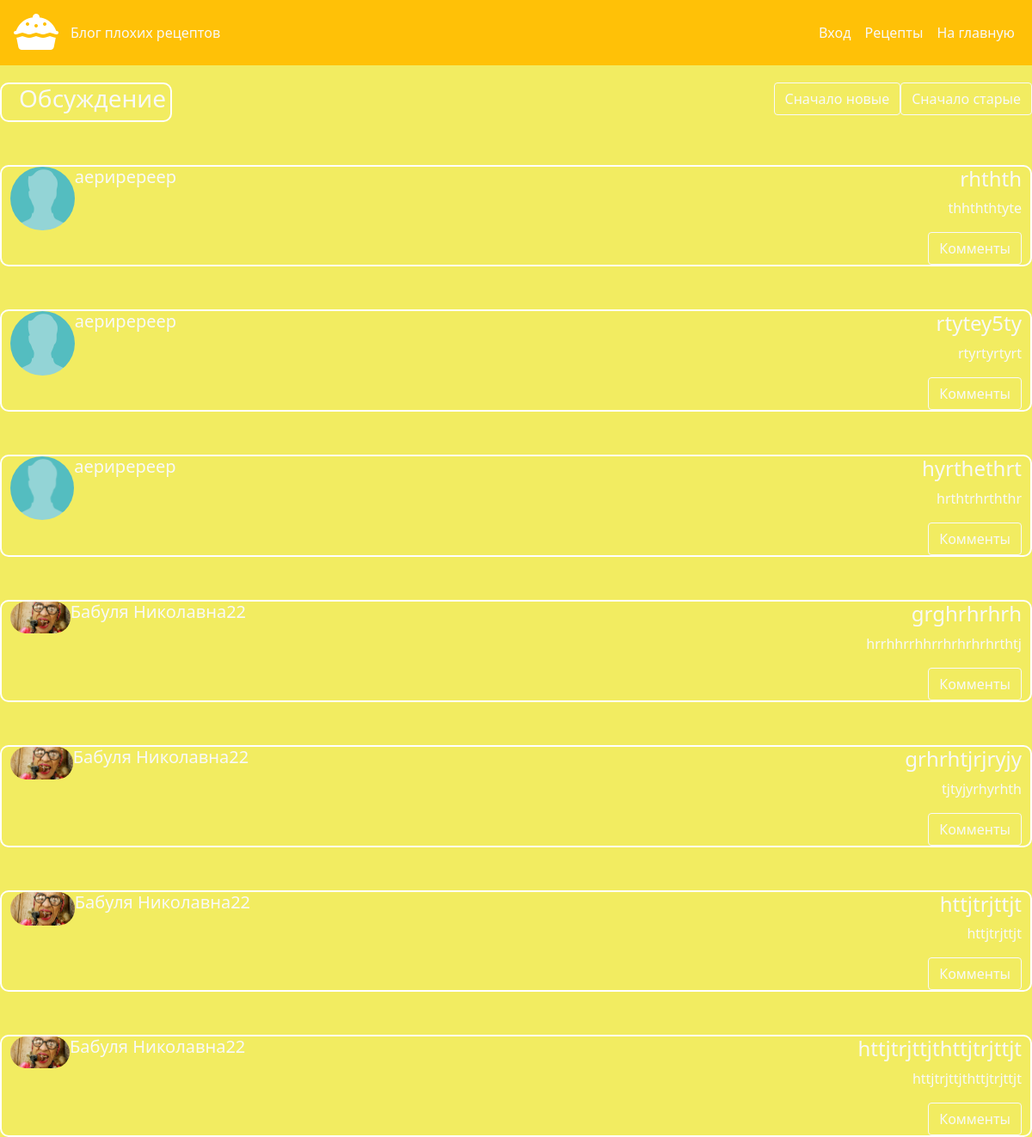
/argue.php, run on an earlier commit of the app's database.
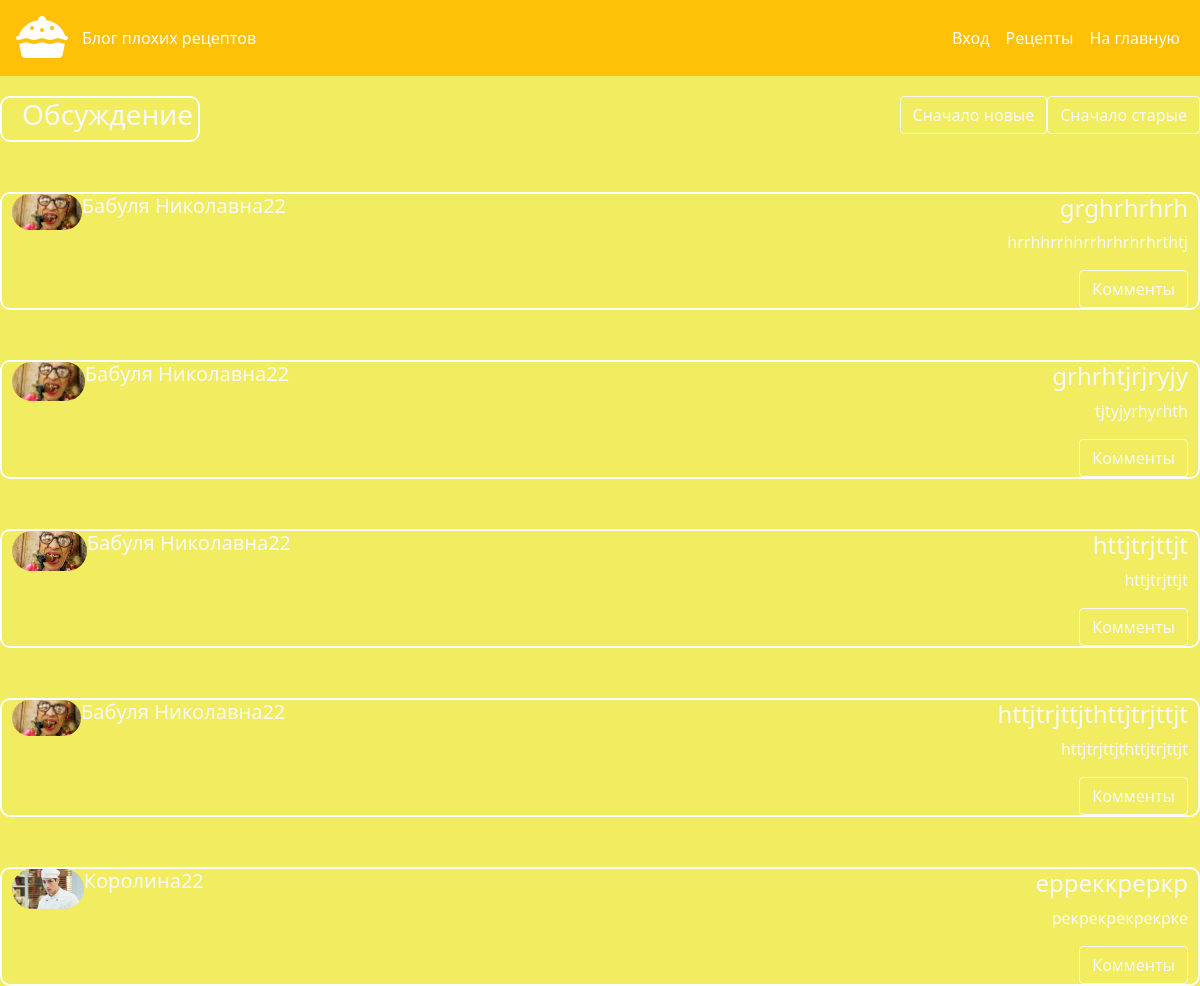
And on a later commit of the database.
### tables this page shows
CREATE TABLE `argue` (
  `id` int(11) NOT NULL,
  `oglavlenie` varchar(32) NOT NULL,
  `poema` text NOT NULL,
  `datee` date DEFAULT NULL,
  `user_id_arg` int(11) DEFAULT NULL
);

CREATE TABLE `users` (
  `id` int(11) NOT NULL,
  `login` varchar(32) NOT NULL,
  `password` varchar(250) NOT NULL,
  `email` varchar(16) DEFAULT NULL,
  `age` int(11) DEFAULT 18,
  `photoshop` varchar(1000) NOT NULL DEFAULT 'dummy-profile-image-male.jpg'
);

### argue.php (the view, shortened to what the changed rows need)
<?php
$host="localhost";
$user="root";
$pass="";
$bd="htth";
$link=mysqli_connect($host, $user, $pass, $bd );
mysqli_query($link,"SET NAMES 'utf8'");
$res22="";
if(!isset($_POST['upload'])){
  $query = "SELECT * FROM argue";
  $result = mysqli_query($link, $query) or die(mysqli_error($link));
  for ($data = []; $row = mysqli_fetch_assoc($result); $data[] = $row);
}else{
  $query = "SELECT * FROM argue ORDER BY datee DESC";
  $result = mysqli_query($link, $query) or die(mysqli_error($link));
  for ($data = []; $row = mysqli_fetch_assoc($result); $data[] = $row);
}
if($_SESSION["auth"] == true){?>
<!DOCTYPE html>
<html lang="en">
<head>
  <meta charset="UTF-8">
  <meta name="viewport" content="width=device-width, initial-scale=1.0">
  <title>Document</title>
  <link href="https://cdn.jsdelivr.net/npm/bootstrap@5.0.2/dist/css/bootstrap.min.css" rel="stylesheet">
  <link rel="stylesheet" href="style.css">
</head>
<body>
    <div class="basa">
        <nav class="navbar navbar-expand-lg navbar-light bg-warning">
            <div class="container-fluid">
              <img src="img/pie.png" class="picsa"><span class="text-light">Блог плохих рецептов</span>
              <button class="navbar-toggler" type="button" data-bs-toggle="collapse" data-bs-target="#navbarNav" aria-controls="navbarNav" aria-expanded="false" aria-label="Toggle navigation">
                <span class="navbar-toggler-icon"></span>
              </button>
              <div class="collapse navbar-collapse" id="navbarNav">
                <ul class="navbar-nav">
                  <li class="nav-item">
                    <a class="nav-link active text-light" aria-current="page" href="./profile.php">Профиль</a>
                  </li>
                  <li class="nav-item ">
                    <a class="nav-link text-light" href="./dishes.php">Рецепты</a>
                  </li>
                  <li class="nav-item ">
                    <a class="nav-link text-light" href="./kyrsov.php">На главную</a>
                  </li>
                </ul>
              </div>
            </div>
          </nav>
        <div class="recept">
            <div class="col-2" id="zagalovok2">
                <h3 class="text-light">Обсуждение</h3>
            </div>
            <div class="btn-group">
            <form action='' method="POST" >
                <button type="submit" class="btn btn-outline-light" name="upload">Сначало новые</button>
              </form>
              <form action='' method="POST" class="ponos228" >
                <button type="submit" class="btn btn-outline-light" name="upload2">Сначало старые</button>
              </form>
            </div>
        </div>
        <?php foreach($data as $elem){?>
          <div class="content">
            <div class="sami_recepty">
                <div class="pictures">
                    <div class="fotocki">
                    <?php
                        $popa= $elem["user_id_arg"];
                        $query = "SELECT * FROM users WHERE id=$popa";
                        $res = mysqli_query($link, $query) or die(mysqli_error($link));
                        $user = mysqli_fetch_assoc($res);
                        ?>
                        <img src='image/<?=$user['photoshop'] ?>' class="ludy">
                        <h5 class="text-light"><?=$user['login']?></h5>
                    </div>
                </div>
                <div class="description">
                    <h4 class="text-light"><?=$elem['oglavlenie']?></h4>
                    <p class="text-light"><?=$elem['poema']?></p>
                    <?php $res22.='<a class="btn btn-outline-light" href=./argue_exstra.php?id='.$elem['id'].' role="button"> Комменты</a>';
                    echo $res22;
                    $res22=""; ?>
                </div>
            </div>
        </div>
      <?php } ?>
    </div>
  <script src="https://cdn.jsdelivr.net/npm/bootstrap@5.0.2/dist/js/bootstrap.bundle.min.js"></script>
</body>
</html>
<?php }else{ ?>
  <!DOCTYPE html>
<html lang="en">
<head>
  <link href="https://cdn.jsdelivr.net/npm/bootstrap@5.0.2/dist/css/bootstrap.min.css" rel="stylesheet">
  <link rel="stylesheet" href="style.css">
</head>
<body>
    <div class="basa">
        <?php foreach($data as $elem){?>
          <div class="content">
            <div class="sami_recepty">
                <div class="pictures">
                    <div class="fotocki">
                    <?php
                        $popa= $elem["user_id_arg"];
                        $query = "SELECT * FROM users WHERE id=$popa";
                        $res = mysqli_query($link, $query) or die(mysqli_error($link));
                        $user = mysqli_fetch_assoc($res);
                        ?>
                        <img src='image/<?=$user['photoshop'] ?>' class="ludy">
                        <h5 class="text-light"><?=$user['login']?></h5>
                    </div>
                </div>
                <div class="description">
                    <h4 class="text-light"><?=$elem['oglavlenie']?></h4>
                    <p class="text-light"><?=$elem['poema']?></p>
                    <?php $res22.='<a class="btn btn-outline-light" href=./argue_exstra.php?id='.$elem['id'].' role="button"> Комменты</a>';
                    echo $res22;
                    $res22=""; ?>
                </div>
            </div>
        </div>
      <?php } ?>
    </div>
</body>
</html>
<?php } ?>

What changed in the data, as far as the page shows it:
removed argue: user_id_arg.photoshop (placeholder picture), user_id_arg.login "аериререер", oglavlenie "rhthth", poema "thhththtyte"
removed argue: user_id_arg.photoshop (placeholder picture), user_id_arg.login "аериререер", oglavlenie "rtytey5ty", poema "rtyrtyrtyrt"
removed argue: user_id_arg.photoshop (placeholder picture), user_id_arg.login "аериререер", oglavlenie "hyrthethrt", poema "hrthtrhrththr"
added argue: user_id_arg.photoshop (picture), user_id_arg.login "Королина22", oglavlenie "ерреккреркр", poema "рекрекрекрекрке"
